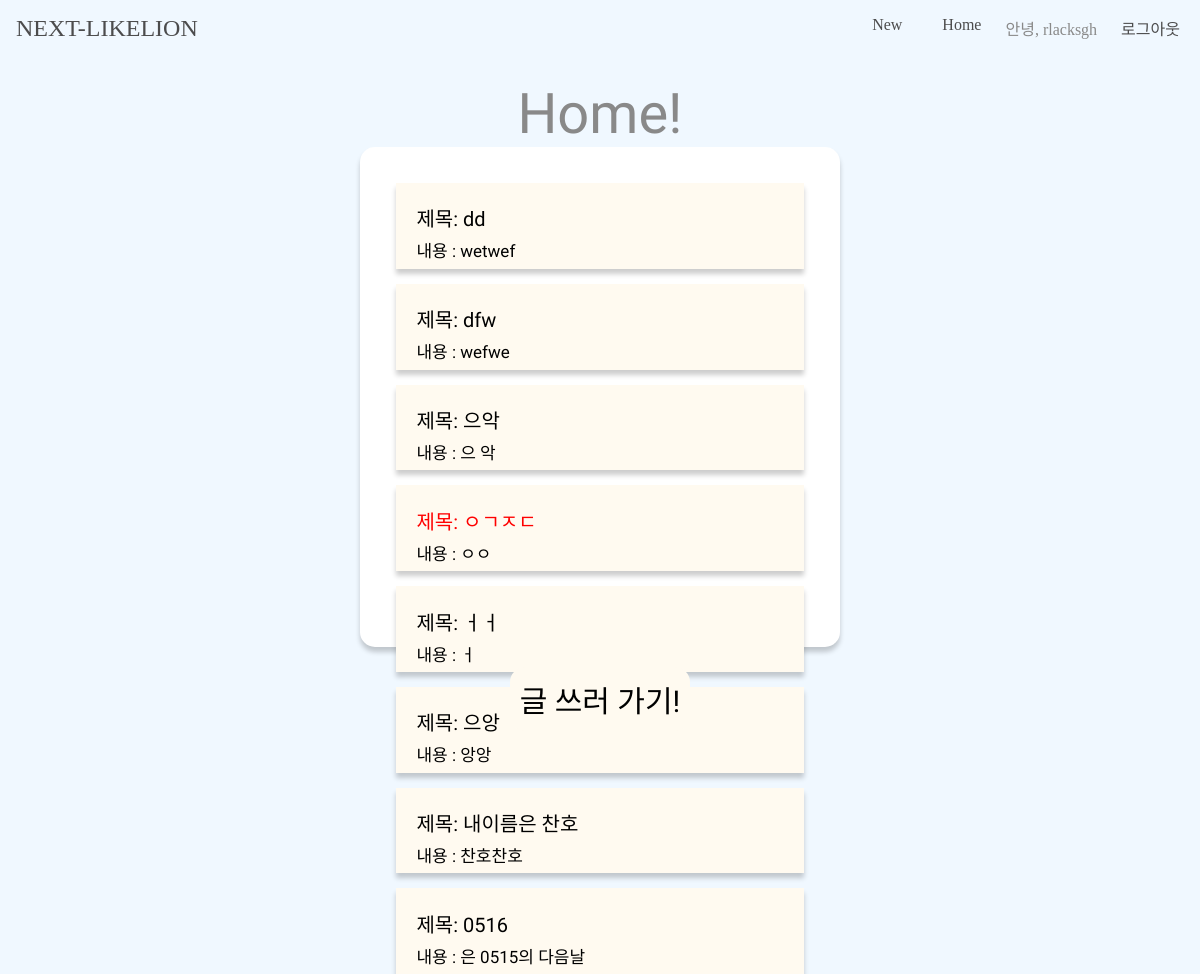
Screenshot of / (signed in) with the database file from the repository.
### app/models.py (models this page shows, shortened)
class Post(models.Model):
   title = models.CharField(max_length=50)
   content = models.TextField()
   author = models.ForeignKey(User, on_delete=models.CASCADE, related_name='posts', default=1)

### app/views.py (the view)
# urls.py: 2. Add a URL to urlpatterns:  path('', views.home, name='home')
@login_required(login_url="/registration/login/")
def home(request):
    posts = Post.objects.all()
    liked_posts = Like.objects.filter(user=request.user).values_list('post_id', flat=True)
    return render(request, 'home.html', {'posts': posts, 'liked_posts': liked_posts})

### app/templates/home.html (shortened to what this page needs)
{% extends 'base.html' %} {% block title %} Home!{% endblock %} {% block css %} {% load static %}
<link rel="stylesheet" type="text/css" href="{% static 'home.css' %}" />
{% endblock %} {% block content %}
<div class="posts_box">
    {% for post in posts %}
    <a href="{% url 'detail' post.pk %}">
        <div class="post_wrapper">
            <div
                class="post_title {% if post.pk in liked_posts %}liked-post-title{% else %}unliked-post-title{% endif %}"
            >
                제목: {{ post.title }}
            </div>
            <div class="post_content">내용 : {{ post.content }}</div>
        </div>
    </a>
    {% endfor %}
</div>
<a id="post-button" href="{% url 'new' %}">글 쓰러 가기!</a>
{% endblock %}

### app/templates/base.html (shortened to what this page needs)
<!DOCTYPE html>
<html lang="en">
  <head>
    {% load static %}
    <link rel="stylesheet" type="text/css" href="{% static 'base.css' %}" />
    {% block css %} {% endblock css %}
  </head>
  <body>
    <nav id="navbar">
      <div class="navbar__logo">
        <a href="#">NEXT-LIKELION</a>
      </div>
      <ul class="navbar__menu">
        <li class="navbar__menu__item">
          <a href="{% url 'new' %}">New</a>
        </li>
        <li class="navbar__menu__item">
          <a href="{% url 'home' %}">Home</a>
        </li>
        {% if user.is_authenticated %}
        <span class="navbar__menu__item">안녕, {{user.username}}</span>
        <li class="navbar__menu__item">
          <a href="{% url 'logout'%}">로그아웃</a>
        </li>
        {% endif %}
      </ul>
    </nav>
    <div class="title">{% block title %} {% endblock title %}</div>
    <div class="container">{% block content %} {% endblock content %}</div>
  </body>
</html>

### app/static/base.css (style rules this page uses)
:root { --color-white: #ffffff; --color-dark-grey: #8f8f8f; --color-light-grey: #ebebeb; --color-blue: #668efd; --color-black: #4c4c4d; --font-large: 48px; --font-medium: 28px; --font-regular: 18px; --font-small: 16px; --font-micro: 14px; --weight-bold: 700; --weight-semi-bold: 500; --weight-regular: 400; --size-border-radius: 4px; }
body { margin: 0; width: 100%; background-color: aliceblue; }
.title { text-align: center; margin-top: 25px; font-size: 3.5rem; color: #898989; font-family: "Koulen", cursive; }
.container { width: 100%; display: flex; justify-content: center; }
a { text-decoration: none; color: var(--color-black); }
ul { list-style: none; padding-left: 0; }
#navbar { width: 100%; display: flex; justify-content: space-between; align-items: center; transition: all 300ms ease-in-out; z-index: 1; color: #898989; }
.navbar__logo { padding: 8px 16px; font-size: 24px; }
.navbar__menu { display: flex; padding-left: 0; }
.navbar__menu .navbar__menu__item { margin: 0 4px; cursor: pointer; color: #898989; }
.navbar__menu .navbar__menu__item a { padding: 8px 16px; }

### app/static/home.css (style rules this page uses)
body { margin:0; width: 100%; background-color:aliceblue; }
.title { text-align:center; margin-top:25px; font-size:3.5rem; color:#898989; font-family: 'Koulen', cursive; }
.container { width:100%; display:flex; justify-content: center; flex-direction:column; align-items:center; }
.posts_box { background-color:white; width:40%; box-sizing:border-box; height:500px; border-radius:15px; box-shadow:0 5px 5px 0 rgba(0, 0, 0, 0.2); padding:3%; }
.posts_box > a { color:black; text-decoration: none; width:80%; margin-bottom:5px; }
.post_wrapper { background-color:floralwhite; box-shadow:0 5px 5px 0 rgba(0, 0, 0, 0.2); padding:5%; font-family: 'Jua', sans-serif; font-size:20px; height:45px; margin-bottom:15px; }
.post_title { font-weight:300; margin-bottom:5px; }
.post_content { font-size:17px; }
#post-button { margin-top:20px; text-decoration: none; color:black; font-family: 'Jua', sans-serif; font-size:30px; background-color:floralwhite; padding:10px; border-radius:15px; }

### app/templates/home.html (style rules this page uses)
.liked-post-title { color: red; }
.unliked-post-title { color: black; }

### rows the page displays
Post: title "dd", content "wetwef"
Post: title "dfw", content "wefwe"
Post: title "으악", content "으 악"
Post: title "ㅇㄱㅈㄷ", content "ㅇㅇ"
Post: title "ㅓㅓ", content "ㅓ"
Post: title "으앙", content "앙앙"
Post: title "내이름은 찬호", content "찬호찬호"
Post: title "0516", content "은 0515의 다음날"

### other values shown
{{ user.username }} "rlacksgh"
